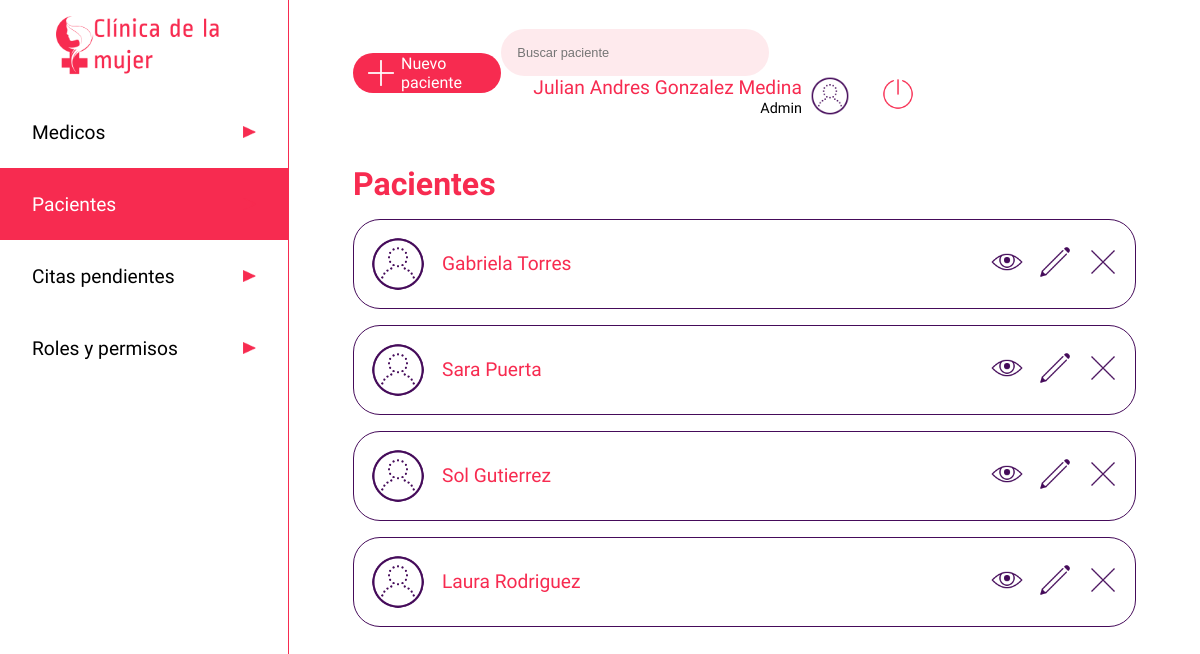
The page /paciente (signed in) on the database its author committed.
### app.py (models this page shows, shortened)
class users(db.Model):
    __tablename__ = 'users'
    cedula = db.Column(db.Integer, primary_key=True)
    nombre=db.Column(db.String)
    apellido=db.Column(db.String)
    nacimiento=db.Column(db.String)
    eps=db.Column(db.String)
    email=db.Column(db.String, unique=True)
    telefono=db.Column(db.Integer)
    dir=db.Column(db.String)
    ciudad=db.Column(db.String)
    password=db.Column(db.String)
    rol =db.Column(db.String)
    especialidad = db.Column(db.String)
    estado = db.Column(db.Boolean)

### app.py (the view)
@app.route('/paciente', methods=['GET'])
def paciente():
    if 'usuarioIngresado' in session:
        pacientes = users.query.filter_by(rol='paciente')
        usuario = users.query.filter_by(cedula=int(session['usuarioIngresado'])).first()
        print(session['usuarioIngresado'])
        return render('pacientes.html', listapacientes = pacientes, row = usuario)
    else:
        return render('acceso-denegado.html')

### templates/pacientes.html (shortened to what this page needs)
<!DOCTYPE html>
<html lang="es">
<head>
    <link rel="stylesheet" type="text/css" href="{{ url_for('static', filename='css/stylelist.css')}}">
</head>
<body>
    <header class="header">
        <img src="{{ url_for('static', filename='images/iconoclinica.png')}}" class="logo" alt="Clinica de la mujer">
        <nav>
            <ul class="menu">
                <li class="menuitems"><a href="/medico" class="menulink"><span>Medicos</span><img src="{{ url_for('static', filename='images/triangulo.png')}}" class="flecha" alt=""></a></li>
                <li class="menuitems"><a href="/paciente" class="menuselect"><span>Pacientes</span><img src="{{ url_for('static', filename='images/triangulo.png')}}" class="flecha" alt=""></a></li>
                <li class="menuitems"><a href="/listado-citas" class="menulink"><span>Citas pendientes</span><img src="{{ url_for('static', filename='images/triangulo.png')}}" class="flecha" alt=""></a></li>
                <li class="menuitems"><a href="/roles" class="menulink"><span>Roles y permisos</span><img src="{{ url_for('static', filename='images/triangulo.png')}}" class="flecha" alt=""></a></li>
            </ul>
        </nav>
    </header>
    <main class="main">
        <div class="searchuser">
            <a href="/registro" class="newuser"><img src="{{ url_for('static', filename='images/plus_math_100px.png')}}"  class="profile" alt=""><span>Nuevo paciente</span></a>
            <div>
                <input type="search" class="search" placeholder="Buscar paciente">
                <div class="perfil">
                    <div>
                        <span class="nameuser">{{row.nombre}} {{row.apellido}}</span><br>
                        <span class="roluser">Admin</span>
                    </div>
                    <img src="{{ url_for('static', filename='images/test_account_100px.png')}}"  class="profile" alt="">
                    <a href="/logout" type="button" class="btn"><img src="{{ url_for('static', filename='images/off.png')}}" class="logout" alt="Cerrar sesion"></a>
                </div>
            </div>
        </div>
        <div class="cuerpo">
            <h1 class="titulo"><span style="color:#F72B50">Pacientes</span></h1>
            <div>
                <ul>
                    {% for data in listapacientes %}
                        {% if data.estado == 1 %}
                        <div class="contenedor_user">
                            <div class="nom_img">
                                <img src="{{ url_for('static', filename='images/test_account_100px.png')}}" class="imgp" alt="">
                                <span class="nombre_user">{{data.nombre}} {{data.apellido}}</span>
                            </div>
                            <div class="contenedortbtn">
                                <a href="paciente/{{data.cedula}}" ><img src="{{ url_for('static', filename='images/eye_100px.png')}}" class="btned" alt=""></a>
                                <a href="paciente/{{data.cedula}}/editar"><img src="{{ url_for('static', filename='images/edit_100px.png')}}" class="btned" alt=""></a>
                                <a href="paciente/{{data.cedula}}/eliminar"><img src="{{ url_for('static', filename='images/delete_100px.png')}}" class="btned" alt=""></a>
                            </div>
                        </div>
                        {% endif %}
                    {% endfor %}
                </ul>
            </div>
    </main>
</body>
</html>

### static/css/stylelist.css (style rules this page uses)
* { padding: 0; margin: 0; }
.btned { width: 2rem; }
body { display: flex; }
.cuerpo { margin-top: 3rem; }
.contenedor_user { padding: 1rem; display: flex; justify-content: space-between; border: 0.1rem solid #450B5A; border-radius: 1.6875rem; align-items: center; margin-bottom: 1rem; }
.contenedortbtn { display: flex; justify-content: space-between; width: 8rem; }
.flecha { width: 0.8rem; height: 0.8rem; }
.perfil { display: inline-flex; align-items: center; text-align: right; margin-left: 2rem; justify-content: flex-end; }
.header { margin:0; display: inline-block; width: 18rem; height: 100vh; border-color: #F72B50; justify-content: center; }
.imgp { width: 3.5rem; }
.logo { display: block; height: 4rem; margin: auto; padding: 1rem; }
.logout { height: 2rem; margin-left: 2rem; }
.main { width: calc(100% - 18rem); padding: 1.8rem 4rem; border-left: 0.1rem solid #F72B50; }
.menu { font-family: 'Average Sans', sans-serif; list-style: none; color: black; }
.menulink { display: inline-flex; font-size: 1.2rem; width: 14rem; height: 1.5rem; padding: 1.5rem 2rem; text-decoration: none; color: black; background-color: white; justify-content: space-between; align-items: center; margin: 0; }
.menuselect { display: inline-flex; font-size: 1.2rem; width: 14rem; height: 1.5rem; padding: 1.5rem 2rem; text-decoration: none; color: black; background-color: #F72B50; color: white; justify-content: space-between; align-items: center; margin: 0; }
.nombre_user { font-family: 'Average Sans', sans-serif; font-size: 1.2rem; color: #F72B50; margin-left: 1rem; }
.nom_img { display: flex; align-items: center; }
.nameuser { font-family: 'Ropa Sans', sans-serif; font-size: 1.2rem; color: #F72B50; }
.newuser { display: flex; width: 10rem; background: #F72B50; color: white; font-size: 1rem; font-family: 'Average Sans', sans-serif; border-radius: 1.6875rem; align-items: center; text-decoration: none; }
.roluser { font-family: 'Ropa Sans', sans-serif; font-size: 0.9rem; }
.profile { height: 2.5rem; margin-left: 0.5rem; }
.search { width: 16.75rem; padding: 1rem; background: #FEEAED; border: none; font-size: 0.8rem; color: black; border-radius: 1.6875rem; outline: none; }
.searchuser { display: flex; align-items: center; justify-content: space-between; }
.titulo { font-size: 2rem; font-family: 'Ropa Sans', sans-serif; margin-bottom: 1rem; }

### rows shown on the page
users: nombre "Julian Andres", apellido "Gonzalez Medina"
users: estado True (drawn), nombre "Gabriela", apellido "Torres"
users: estado True (drawn), nombre "Sara", apellido "Puerta"
users: estado True (drawn), nombre "Sol", apellido "Gutierrez"
users: estado True (drawn), nombre "Laura", apellido "Rodriguez"
